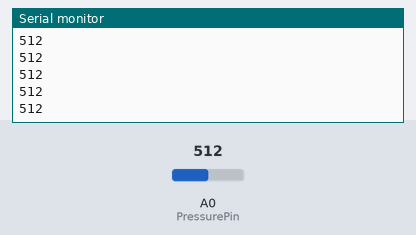
Recording of a sketch running on a simulated Arduino Uno, built with avr-gcc and run on an emulated ATmega328P. On the bench: the last lines printed to the serial monitor. The inputs (shaded band) are chosen by the test bench; at power-on: A0 (PressurePin) = 512.

Above: at 1.2 s.
1.3 s: A0 (PressurePin) set to 716
At 2.0 s:
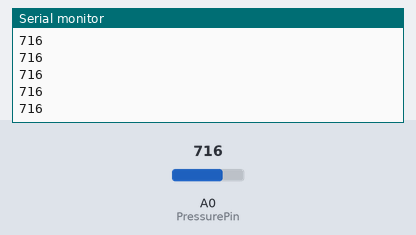
2.8 s: A0 (PressurePin) set to 900
At 3.8 s:
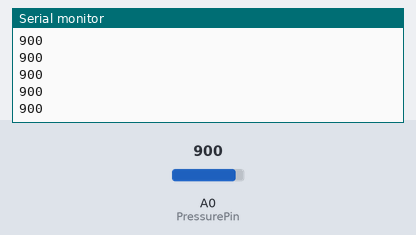
Timing chart, 0 to 5.8 s (numbered marks = the images above; inputs shaded):
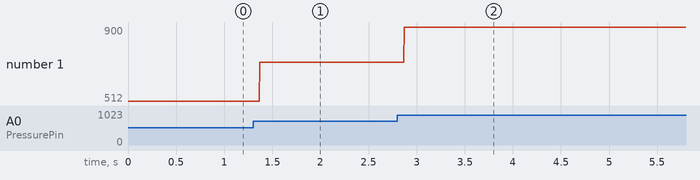

The sketch:

Servo_Test.ino
```cpp
// A simple test script using an isolated circuit only containing the pressure pad
// and servo were communicating with the Arduino correctly and working properly.

// Setup
int PressurePin = A0;
int force;

void setup()
{
  Serial.begin(9600);
}
void loop()
{
  force = analogRead(PressurePin); // Read the pressure being applied to the pressure pad
  Serial.println(force); // Print the pressure applied as a numeric value
                         // This value was used to determine the thresholds of when the
                         // servo should engage/disengage.
}
```

Measured:
- after the input at 1.3 s, the serial monitor: prints a new line after 0.07 s (image 1)
- after the input at 2.8 s, the serial monitor: prints a new line after 0.07 s (image 2)
- plotted number 1: 512 → 716 after the input at 1.3 s, 716 → 900 after the input at 2.8 s
